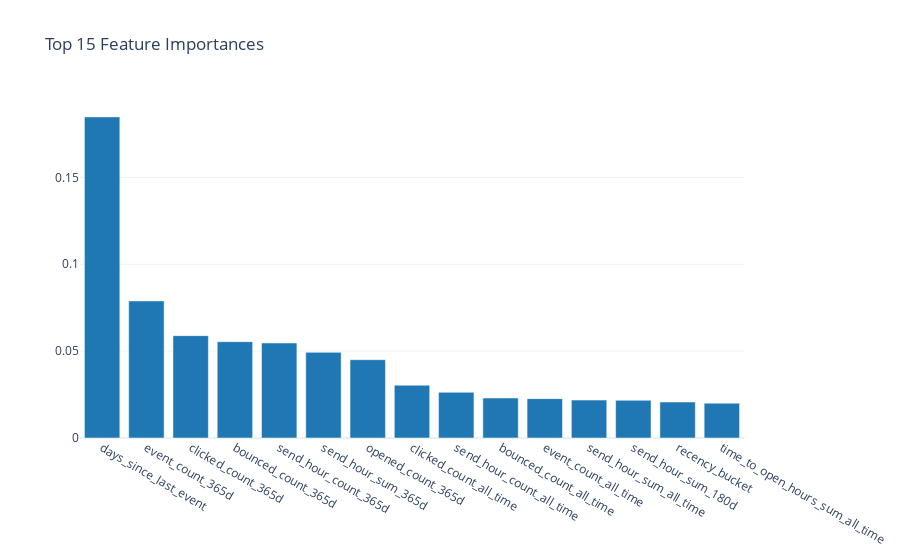

The cell this chart's notebook holds for it:
### Markdown cell above
## 8.4 Feature Importance (Random Forest)

### Code cell
rf_model = models["Random Forest"]
importance_df = pd.DataFrame({
    "Feature": feature_cols,
    "Importance": rf_model.feature_importances_
}).sort_values("Importance", ascending=False)

top_n = 15
top_features = importance_df.head(top_n)

fig = charts.bar_chart(
    top_features["Feature"].tolist(),
    top_features["Importance"].tolist(),
    title=f"Top {top_n} Feature Importances"
)
display_figure(fig)

### Figure 1 — Plotly figure (JSON) as saved in the notebook; plotly's stock layout.template omitted (floating-point values rounded to 4 significant figures)
{"data": [{"marker": {"color": "#1f77b4"}, "type": "bar", "x": ["days_since_last_event", "event_count_365d", "clicked_count_365d", "bounced_count_365d", "send_hour_count_365d", "send_hour_sum_365d", "opened_count_365d", "clicked_count_all_time", "send_hour_count_all_time", "bounced_count_all_time", "event_count_all_time", "send_hour_sum_all_time", "send_hour_sum_180d", "recency_bucket", "time_to_open_hours_sum_all_time"], "y": [0.1848, 0.07887, 0.05889, 0.05541, 0.05465, 0.04928, 0.04505, 0.03036, 0.02628, 0.02301, 0.02264, 0.02182, 0.02168, 0.02071, 0.02002]}], "layout": {"title": {"text": "Top 15 Feature Importances"}, "xaxis": {"title": {}}, "yaxis": {"title": {}}}}
